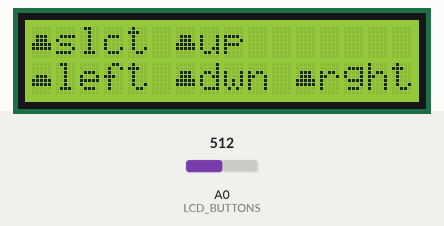
The program below on a simulated Arduino Uno, built with avr-gcc and run on an emulated ATmega328P. Parts: 16×2 character LCD. The test bench sets the inputs (shaded band); at power-on: A0 (LCD_BUTTONS) = 512.

Above: at 1.2 s.
1.3 s: A0 (LCD_BUTTONS) set to 610
2.8 s: A0 (LCD_BUTTONS) set to 810
4.3 s: A0 (LCD_BUTTONS) set to 390
5.8 s: A0 (LCD_BUTTONS) set to 190
7.3 s: A0 (LCD_BUTTONS) set to 50
8.8 s: A0 (LCD_BUTTONS) set to 70
Timing chart, 0 to 11.3 s (numbered marks = the images above; inputs shaded):
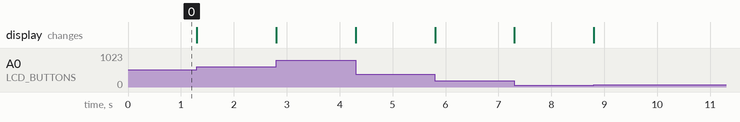

The program:

main.cpp
```cpp
#include <Arduino.h>
#include <LiquidCrystal.h>

#include "chars.h"
#include "settings.h"

LiquidCrystal lcd(LCD_RS, LCD_EN, LCD_D4, LCD_D5, LCD_D6, LCD_D7);

void setup() {
    lcd.begin(LCD_COLS, LCD_ROWS);
    lcd.setBacklightPin(LCD_BACKLIGHT, NEGATIVE);

    lcd.createChar(0, buttonOff);
    lcd.createChar(1, buttonOn);

    lcd.noAutoscroll();

    lcd.setCursor(1, 0);
    lcd.write("slct");

    lcd.setCursor(1, 1);
    lcd.write("left");

    lcd.setCursor(7, 0);
    lcd.write("up");

    lcd.setCursor(16-4, 1);
    lcd.write("rght");

    lcd.setCursor(7, 1);
    lcd.write("dwn");
}

void loop() {
    int buttons = analogRead(LCD_BUTTONS);

    lcd.setCursor(0, 0); // select
    lcd.write(buttons > 600 && buttons <= 800 ? 1 : 0);

    lcd.setCursor(0, 1); // left
    lcd.write(buttons > 400 && buttons <= 600 ? 1 : 0);

    lcd.setCursor(6, 1); // down
    lcd.write(buttons > 200 && buttons <= 400 ? 1 : 0);

    lcd.setCursor(6, 0); // up
    lcd.write(buttons > 60 && buttons <= 200 ? 1 : 0);

    lcd.setCursor(11, 1); // right
    lcd.write(buttons <= 60 ? 1 : 0);
}
```

chars.h
```cpp
#ifndef __chars_h__
#define __chars_h__

#include <stdint.h>

uint8_t lightOff[] = {
    0B00000,
    0B00000,
    0B01110,
    0B10001,
    0B10001,
    0B11111,
    0B01010,
    0B01010
};

uint8_t lightOn[] = {
    0B00100,
    0B10101,
    0B01110,
    0B10001,
    0B10101,
    0B11111,
    0B01010,
    0B01010
};

uint8_t buttonOff[] {
    0B00000,
    0B00000,
    0B01110,
    0B01110,
    0B11111,
    0B11111,
    0B00000,
    0B00000
};

uint8_t buttonOn[] {
    0B00000,
    0B00000,
    0B00000,
    0B01110,
    0B11111,
    0B11111,
    0B00000,
    0B00000
};

#endif
```

settings.h
```cpp
#ifndef __settings_h__
#define __settings_h__

#define LCD_COLS 16
#define LCD_ROWS 2

#define LCD_RS 8
#define LCD_EN 9
#define LCD_D7 7
#define LCD_D6 6
#define LCD_D5 5
#define LCD_D4 4
#define LCD_D3 3
#define LCD_D2 2
#define LCD_D1 1
#define LCD_D0 0
#define LCD_BACKLIGHT 10

// RIGHT      0 - 60
// UP        60 - 200
// DOWN     200 - 400
// LEFT     400 - 600
// SELECT   600 - 800
// RESET    (only for restarting)
#define LCD_BUTTONS 0

#endif
```
